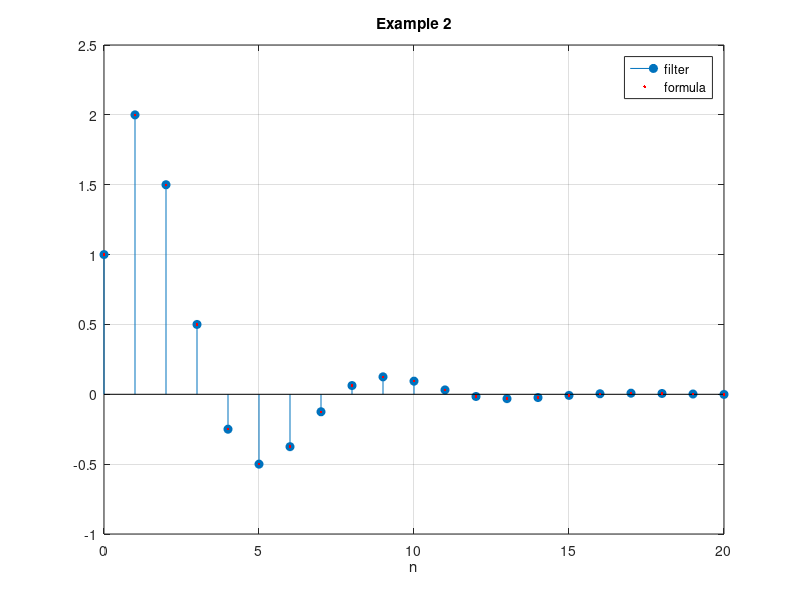

Reproduce this figure in MATLAB.
% Signals and Systems — The Inverse Z-Transform
%title: Inverse Z with Partial Fractions
%ar-title: عكس تحويل Z بالكسور الجزئية
%lesson: ss-ch6-4
%course: signals-systems

%% Example 1: partial fractions of X(z)/z
%ar: X = 1/(1 − 1.5z^{−1} + 0.5z^{−2}) = z²/(z² − 1.5z + 0.5). نفك X(z)/z = z/(z² − 1.5z + 0.5) بـ residue (دالة أساسية في MATLAB)، فنحصل على A/(z − p).
[r, p] = residue([1 0], [1 -1.5 0.5]);
fprintf('X(z)/z: %+g/(z - %g)\n', [r.'; p.'])

%% The ROC decides each term
%ar: الـ ROC 0.5 < |z| < 1: القطب 0.5 داخلها ⇐ حد يميني (0.5)^n u[n]. القطب 1 خارجها ⇐ حد يساري −2u[−n−1]. نتحقق بإعادة الجمع عند z = 0.8e^{j0.4}.
n = -200:200; x = -2*(n <= -1) - (0.5.^n).*(n >= 0);
z = 0.8*exp(1j*0.4);
fprintf('sum %.8f%+.8fj, X(z) %.8f%+.8fj\n', real(sum(x.*z.^(-n))), imag(sum(x.*z.^(-n))), real(1/(1 - 1.5/z + 0.5/z^2)), imag(1/(1 - 1.5/z + 0.5/z^2)))

%% Example 2: complex poles, checked with filter
%ar: السببية: X = (1 + z^{−1})/(1 − z^{−1} + 0.5z^{−2}). المعادلة من المحاضرة: √10 (1/√2)^n cos(πn/4 − 71.565°). filter بدخل δ يعطي نفس العكس مباشرة.
n = 0:20;
xf = sqrt(10)*(1/sqrt(2)).^n .* cos(pi*n/4 - 71.565*pi/180);
xr = filter([1 1], [1 -1 0.5], double(n == 0));
fprintf('first values: %s\n', num2str(xr(1:5), '%.4f  '))
fprintf('max difference from the formula = %.2e\n', max(abs(xr - xf)))
stem(n, xr, 'filled'); hold on; plot(n, xf, 'r.'); hold off; grid on; xlabel('n'); legend('filter', 'formula'); title('Example 2')

%% Example 3: repeated poles
%ar: X = 1/((1 + z^{−1})(1 − z^{−1})²). المقام نبنيه بضرب كثيرات الحدود بـ conv. الناتج 0.25(−1)^n + 0.75 + 0.5n.
a = conv([1 1], conv([1 -1], [1 -1]));
x3 = filter(1, a, double(n == 0));
fprintf('x[0..5] = %s\n', num2str(x3(1:6)))

%%! Project idea: inverse by long division (power series)
%ar: مشروع: للإشارات السببية، العكس = معاملات القسمة الطويلة لـ b/a. filter بدخل δ هو بالضبط هذه القسمة. استخدمه لعكس أي X(z) عدديًا عندما تكون الكسور الجزئية صعبة.
b = [1 0.5]; a = [1 -0.9 0.2];
q = filter(b, a, [1 zeros(1, 9)]);
fprintf('power-series coefficients: %s\n', num2str(q, '%.4f '))
